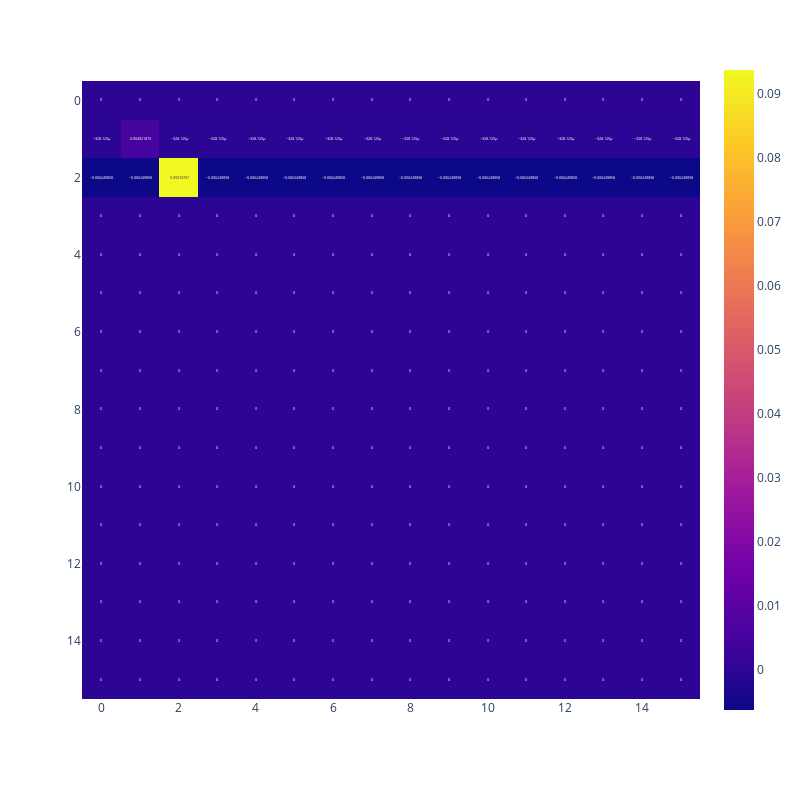
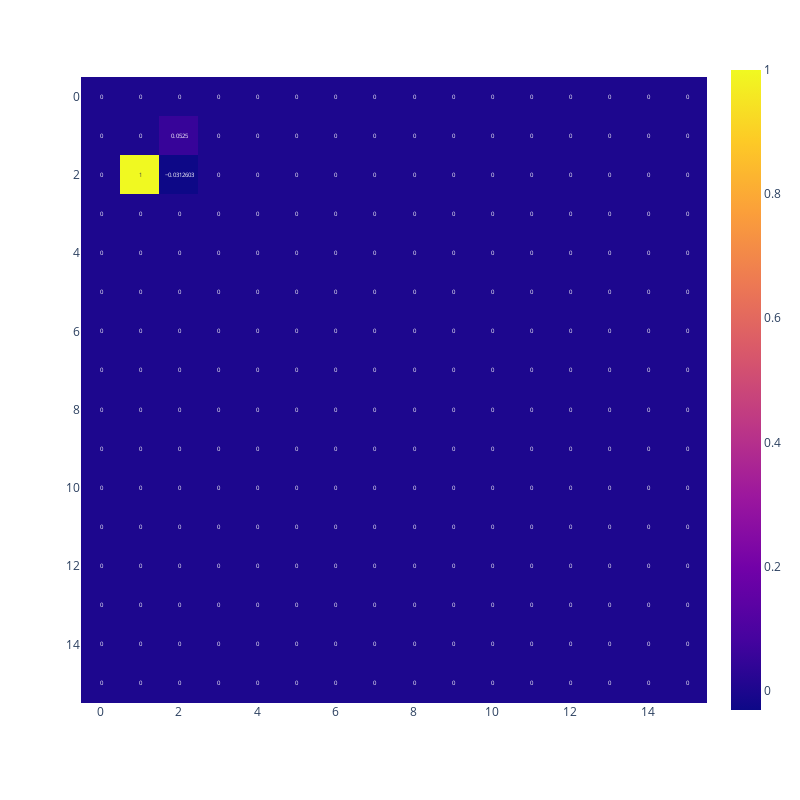

Notebook source saved alongside these figures, in order:
### Code cell
fig_1.show()
fig_2.show()

### Figure 1 — Plotly figure (JSON) as saved in the notebook; plotly's stock layout.template omitted (floating-point values rounded to 4 significant figures; data arrays with more than 128 entries replaced by an {"elided": "..."} marker saying what was removed)
{"data": [{"coloraxis": "coloraxis", "hovertemplate": "x: %{x}<br>y: %{y}<br>color: %{z}<extra></extra>", "name": "0", "texttemplate": "%{z}", "type": "heatmap", "xaxis": "x", "yaxis": "y", "z": {"elided": "16x16 float values"}}], "layout": {"coloraxis": {"colorscale": [[0, "#0d0887"], [0.1111, "#46039f"], [0.2222, "#7201a8"], [0.3333, "#9c179e"], [0.4444, "#bd3786"], [0.5556, "#d8576b"], [0.6667, "#ed7953"], [0.7778, "#fb9f3a"], [0.8889, "#fdca26"], [1, "#f0f921"]]}, "height": 800, "margin": {"t": 60}, "width": 800, "xaxis": {"anchor": "y", "autorange": true, "constrain": "domain", "domain": [0, 1], "range": [-0.5, 15.5], "scaleanchor": "y"}, "yaxis": {"anchor": "x", "autorange": true, "constrain": "domain", "domain": [0.03182, 0.9682], "range": [15.5, -0.5]}}}

### Figure 2 — Plotly figure (JSON) as saved in the notebook; plotly's stock layout.template omitted (floating-point values rounded to 4 significant figures; data arrays with more than 128 entries replaced by an {"elided": "..."} marker saying what was removed)
{"data": [{"coloraxis": "coloraxis", "hovertemplate": "x: %{x}<br>y: %{y}<br>color: %{z}<extra></extra>", "name": "0", "texttemplate": "%{z}", "type": "heatmap", "xaxis": "x", "yaxis": "y", "z": {"elided": "16x16 float values"}}], "layout": {"coloraxis": {"colorscale": [[0, "#0d0887"], [0.1111, "#46039f"], [0.2222, "#7201a8"], [0.3333, "#9c179e"], [0.4444, "#bd3786"], [0.5556, "#d8576b"], [0.6667, "#ed7953"], [0.7778, "#fb9f3a"], [0.8889, "#fdca26"], [1, "#f0f921"]]}, "height": 800, "margin": {"t": 60}, "width": 800, "xaxis": {"anchor": "y", "autorange": true, "constrain": "domain", "domain": [0, 1], "range": [-0.5, 15.5], "scaleanchor": "y"}, "yaxis": {"anchor": "x", "autorange": true, "constrain": "domain", "domain": [0.02576, 0.9742], "range": [15.5, -0.5]}}}
